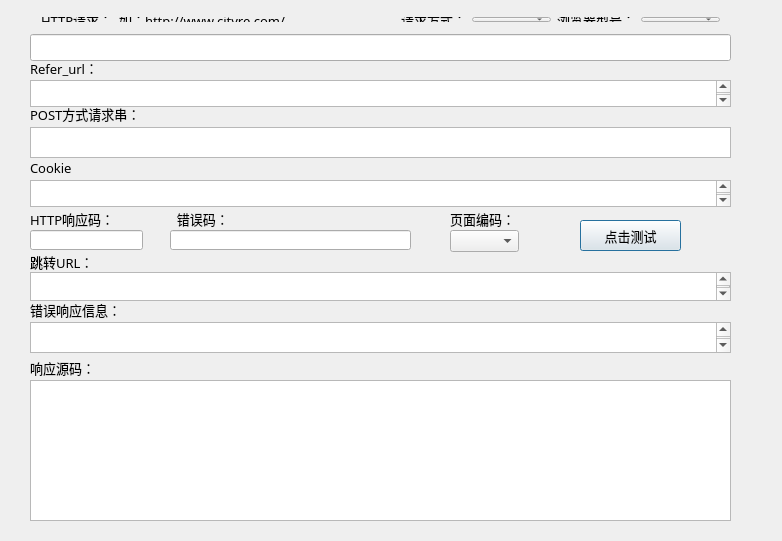
<?xml version="1.0" encoding="UTF-8"?>
<ui version="4.0">
 <class>Dialog</class>
 <widget class="QDialog" name="Dialog">
  <property name="geometry">
   <rect>
    <x>0</x>
    <y>0</y>
    <width>782</width>
    <height>541</height>
   </rect>
  </property>
  <property name="windowTitle">
   <string>Dialog</string>
  </property>
  <property name="styleSheet">
   <string notr="true">QDialog.bgw{
	border-right:1px solid rgb(170,170,170);
	background:qlineargradient(spread:reflect,
		x1:0,y1:0,x2:1,y2:0,
		stop:0 rgba(207,210,184,255),
		stop:1 rgba(198,210,100,255));
}
QPushButton:pressed {
         background-color: qlineargradient(x1: 0, y1: 0, x2: 0, y2: 1, stop: 0 #aadbfe, stop: 1 #f6f7fa);

}</string>
  </property>
  <property name="class" stdset="0">
   <string>bgw</string>
  </property>
  <widget class="QLabel" name="label_2">
   <property name="geometry">
    <rect>
     <x>30</x>
     <y>208</y>
     <width>91</width>
     <height>21</height>
    </rect>
   </property>
   <property name="font">
    <font>
     <family>微软雅黑</family>
     <pointsize>10</pointsize>
    </font>
   </property>
   <property name="text">
    <string>HTTP响应码：</string>
   </property>
  </widget>
  <widget class="QLabel" name="label_3">
   <property name="geometry">
    <rect>
     <x>30</x>
     <y>252</y>
     <width>71</width>
     <height>20</height>
    </rect>
   </property>
   <property name="font">
    <font>
     <family>微软雅黑</family>
     <pointsize>10</pointsize>
    </font>
   </property>
   <property name="text">
    <string>跳转URL：</string>
   </property>
  </widget>
  <widget class="QLabel" name="label_4">
   <property name="geometry">
    <rect>
     <x>30</x>
     <y>360</y>
     <width>71</width>
     <height>16</height>
    </rect>
   </property>
   <property name="font">
    <font>
     <family>微软雅黑</family>
     <pointsize>10</pointsize>
    </font>
   </property>
   <property name="text">
    <string>响应源码：</string>
   </property>
  </widget>
  <widget class="QLineEdit" name="httprsp">
   <property name="geometry">
    <rect>
     <x>30</x>
     <y>230</y>
     <width>113</width>
     <height>20</height>
    </rect>
   </property>
   <property name="font">
    <font>
     <family>微软雅黑</family>
     <pointsize>11</pointsize>
    </font>
   </property>
  </widget>
  <widget class="QPushButton" name="pushButton">
   <property name="geometry">
    <rect>
     <x>580</x>
     <y>220</y>
     <width>101</width>
     <height>31</height>
    </rect>
   </property>
   <property name="font">
    <font>
     <family>微软雅黑</family>
     <pointsize>10</pointsize>
    </font>
   </property>
   <property name="text">
    <string>点击测试</string>
   </property>
  </widget>
  <widget class="QPlainTextEdit" name="httpcontent">
   <property name="geometry">
    <rect>
     <x>30</x>
     <y>380</y>
     <width>701</width>
     <height>141</height>
    </rect>
   </property>
   <property name="font">
    <font>
     <family>微软雅黑</family>
     <weight>50</weight>
     <bold>false</bold>
    </font>
   </property>
  </widget>
  <widget class="QPlainTextEdit" name="httpgoto">
   <property name="geometry">
    <rect>
     <x>30</x>
     <y>272</y>
     <width>701</width>
     <height>29</height>
    </rect>
   </property>
   <property name="font">
    <font>
     <family>微软雅黑</family>
     <pointsize>11</pointsize>
    </font>
   </property>
  </widget>
  <widget class="QComboBox" name="comboBox">
   <property name="geometry">
    <rect>
     <x>450</x>
     <y>230</y>
     <width>69</width>
     <height>22</height>
    </rect>
   </property>
   <property name="font">
    <font>
     <family>微软雅黑</family>
     <pointsize>10</pointsize>
    </font>
   </property>
  </widget>
  <widget class="QLabel" name="label_5">
   <property name="geometry">
    <rect>
     <x>450</x>
     <y>208</y>
     <width>81</width>
     <height>21</height>
    </rect>
   </property>
   <property name="font">
    <font>
     <family>微软雅黑</family>
     <pointsize>10</pointsize>
    </font>
   </property>
   <property name="text">
    <string>页面编码：</string>
   </property>
  </widget>
  <widget class="QLabel" name="label_6">
   <property name="geometry">
    <rect>
     <x>30</x>
     <y>60</y>
     <width>121</width>
     <height>16</height>
    </rect>
   </property>
   <property name="font">
    <font>
     <family>微软雅黑</family>
     <pointsize>10</pointsize>
    </font>
   </property>
   <property name="text">
    <string>Refer_url：</string>
   </property>
  </widget>
  <widget class="QPlainTextEdit" name="referurl">
   <property name="geometry">
    <rect>
     <x>30</x>
     <y>80</y>
     <width>701</width>
     <height>27</height>
    </rect>
   </property>
   <property name="font">
    <font>
     <family>微软雅黑</family>
     <pointsize>10</pointsize>
    </font>
   </property>
  </widget>
  <widget class="QPlainTextEdit" name="httperrmsg">
   <property name="geometry">
    <rect>
     <x>30</x>
     <y>322</y>
     <width>701</width>
     <height>31</height>
    </rect>
   </property>
   <property name="font">
    <font>
     <family>微软雅黑</family>
     <pointsize>11</pointsize>
    </font>
   </property>
  </widget>
  <widget class="QLabel" name="label_9">
   <property name="geometry">
    <rect>
     <x>30</x>
     <y>302</y>
     <width>121</width>
     <height>16</height>
    </rect>
   </property>
   <property name="font">
    <font>
     <family>微软雅黑</family>
     <pointsize>10</pointsize>
    </font>
   </property>
   <property name="text">
    <string>错误响应信息：</string>
   </property>
  </widget>
  <widget class="QLabel" name="label_10">
   <property name="geometry">
    <rect>
     <x>170</x>
     <y>208</y>
     <width>91</width>
     <height>21</height>
    </rect>
   </property>
   <property name="font">
    <font>
     <family>微软雅黑</family>
     <pointsize>10</pointsize>
    </font>
   </property>
   <property name="text">
    <string>  错误码：</string>
   </property>
  </widget>
  <widget class="QLineEdit" name="httperrcode">
   <property name="geometry">
    <rect>
     <x>170</x>
     <y>230</y>
     <width>241</width>
     <height>20</height>
    </rect>
   </property>
   <property name="font">
    <font>
     <family>微软雅黑</family>
     <pointsize>11</pointsize>
    </font>
   </property>
  </widget>
  <widget class="QPlainTextEdit" name="cookiestring">
   <property name="geometry">
    <rect>
     <x>30</x>
     <y>180</y>
     <width>701</width>
     <height>27</height>
    </rect>
   </property>
   <property name="font">
    <font>
     <family>微软雅黑</family>
     <pointsize>10</pointsize>
    </font>
   </property>
  </widget>
  <widget class="QLabel" name="label_11">
   <property name="geometry">
    <rect>
     <x>30</x>
     <y>160</y>
     <width>121</width>
     <height>16</height>
    </rect>
   </property>
   <property name="font">
    <font>
     <family>微软雅黑</family>
     <pointsize>10</pointsize>
    </font>
   </property>
   <property name="text">
    <string>Cookie</string>
   </property>
  </widget>
  <widget class="QLabel" name="label_12">
   <property name="geometry">
    <rect>
     <x>30</x>
     <y>106</y>
     <width>121</width>
     <height>16</height>
    </rect>
   </property>
   <property name="font">
    <font>
     <family>微软雅黑</family>
     <pointsize>10</pointsize>
    </font>
   </property>
   <property name="text">
    <string>POST方式请求串：</string>
   </property>
  </widget>
  <widget class="QPlainTextEdit" name="poststr">
   <property name="geometry">
    <rect>
     <x>30</x>
     <y>127</y>
     <width>701</width>
     <height>31</height>
    </rect>
   </property>
   <property name="font">
    <font>
     <family>微软雅黑</family>
     <pointsize>10</pointsize>
    </font>
   </property>
  </widget>
  <widget class="QWidget" name="layoutWidget">
   <property name="geometry">
    <rect>
     <x>30</x>
     <y>6</y>
     <width>701</width>
     <height>27</height>
    </rect>
   </property>
   <layout class="QHBoxLayout" name="horizontalLayout">
    <item>
     <widget class="QLabel" name="label">
      <property name="font">
       <font>
        <family>微软雅黑</family>
        <pointsize>10</pointsize>
       </font>
      </property>
      <property name="text">
       <string>HTTP请求：</string>
      </property>
     </widget>
    </item>
    <item>
     <widget class="QLabel" name="label_8">
      <property name="font">
       <font>
        <family>微软雅黑</family>
        <pointsize>10</pointsize>
       </font>
      </property>
      <property name="text">
       <string>如：http://www.cityre.com/</string>
      </property>
     </widget>
    </item>
    <item>
     <spacer name="horizontalSpacer">
      <property name="orientation">
       <enum>Qt::Horizontal</enum>
      </property>
      <property name="sizeHint" stdset="0">
       <size>
        <width>40</width>
        <height>20</height>
       </size>
      </property>
     </spacer>
    </item>
    <item>
     <widget class="QLabel" name="label_7">
      <property name="font">
       <font>
        <family>微软雅黑</family>
        <pointsize>10</pointsize>
       </font>
      </property>
      <property name="text">
       <string>请求方式：</string>
      </property>
     </widget>
    </item>
    <item>
     <widget class="QComboBox" name="comboBox_2">
      <property name="font">
       <font>
        <family>微软雅黑</family>
        <pointsize>10</pointsize>
       </font>
      </property>
     </widget>
    </item>
    <item>
     <widget class="QLabel" name="label_13">
      <property name="font">
       <font>
        <family>微软雅黑</family>
        <pointsize>10</pointsize>
       </font>
      </property>
      <property name="text">
       <string>浏览器型号：</string>
      </property>
     </widget>
    </item>
    <item>
     <widget class="QComboBox" name="comboBox_3">
      <property name="font">
       <font>
        <family>微软雅黑</family>
        <pointsize>10</pointsize>
       </font>
      </property>
     </widget>
    </item>
   </layout>
  </widget>
  <widget class="QLineEdit" name="httpreq">
   <property name="geometry">
    <rect>
     <x>30</x>
     <y>34</y>
     <width>701</width>
     <height>27</height>
    </rect>
   </property>
   <property name="font">
    <font>
     <family>微软雅黑</family>
     <pointsize>10</pointsize>
    </font>
   </property>
  </widget>
 </widget>
 <layoutdefault spacing="6" margin="11"/>
 <resources/>
 <connections/>
</ui>
